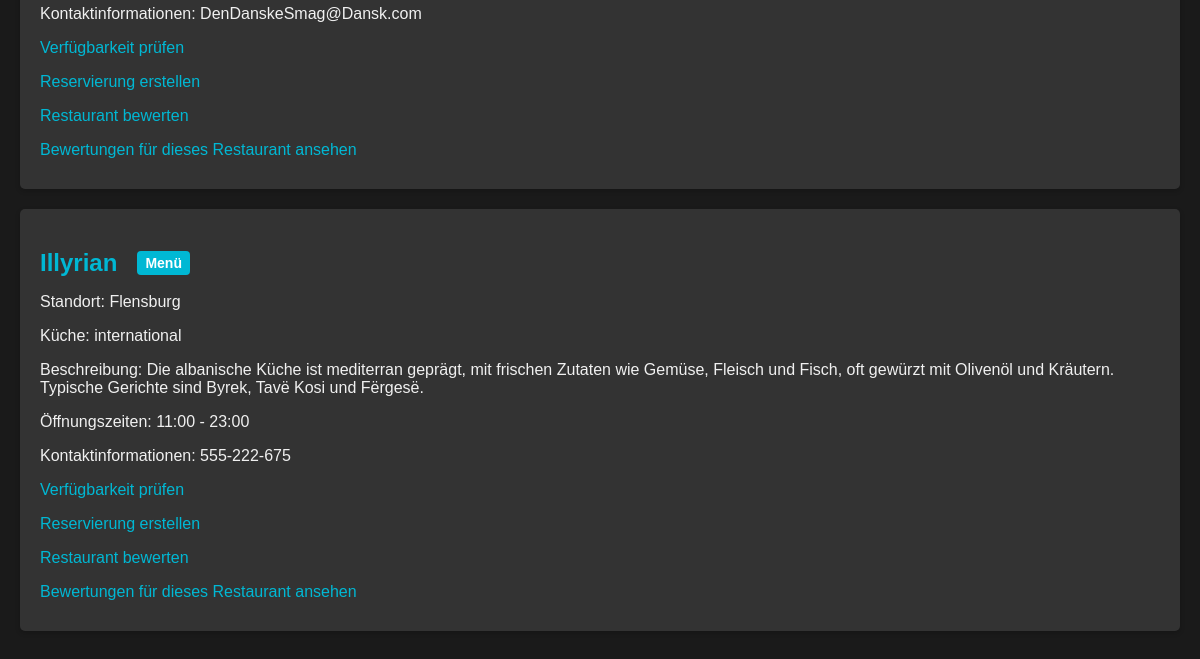
/restaurant/restaurants (lower part), run on an earlier commit of the app's database.
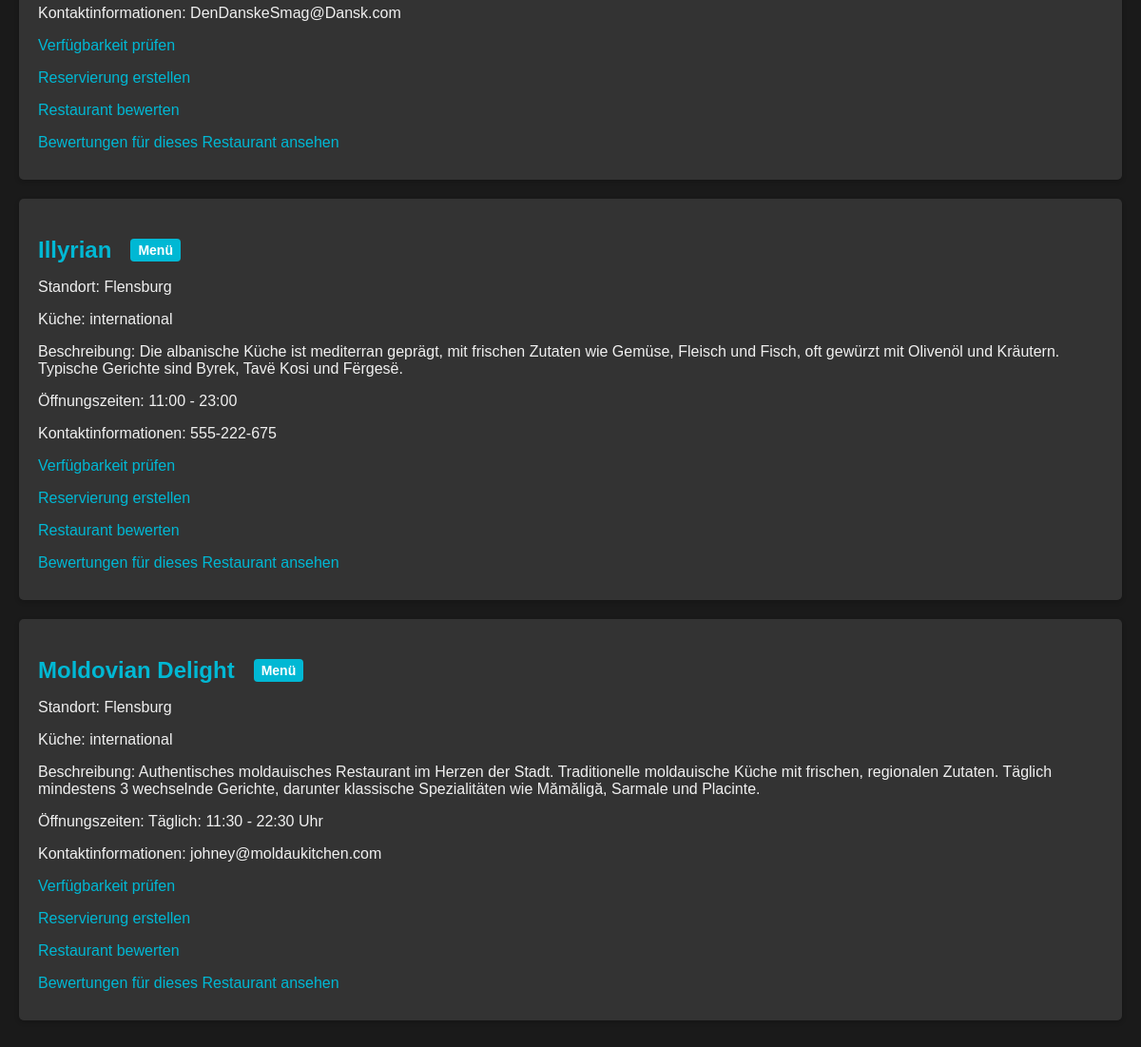
And on a later commit of the database.
### restaurant/models.py (models this page shows, shortened)
class Restaurant(models.Model):
    owner = models.ForeignKey(UserProfile, on_delete=models.CASCADE, related_name='owned_restaurants')
    name = models.CharField(max_length=100)
    location = models.CharField(max_length=100)
    cuisine = models.CharField(max_length=50, choices=Choices.PREFERENCE_CHOICES)
    description = models.TextField(blank=True)
    opening_hours = models.CharField(max_length=100)
    contact_info = models.CharField(max_length=100)
    capacity = models.IntegerField(default=0)

### restaurant/views.py (the view)
# urls.py: path("restaurants",views.restaurant_list,name="restaurant_list"),
def restaurant_list(request):
    restaurants = Restaurant.objects.all()
    return render(request, 'restaurant/restaurant_list.html', {'restaurants': restaurants})

### restaurant/templates/restaurant/restaurant_list.html (shortened to what this page needs)
{%extends 'restaurant/base.html'%}
{%load static%}
{%block extra_css%}
    <link rel="stylesheet" href="{% static 'restaurant/list_style.css' %}" type="text/css">
{%endblock%}
{%block content%}
    <div class="restaurant-list">
        <ul>
            {% for restaurant in restaurants %}
            <li>
                <h2>
                    <a href="{% url 'restaurant_menu' restaurant.id %}">{{ restaurant.name }}</a>
                    <span class="menu-label">Menü</span>
                </h2>
                <p>Standort: {{ restaurant.location }}</p>
                <p>Küche: {{ restaurant.cuisine }}</p>
                <p>Beschreibung: {{ restaurant.description }}</p>
                <p>Öffnungszeiten: {{ restaurant.opening_hours }}</p>
                <p>Kontaktinformationen: {{ restaurant.contact_info }}</p>
                <p><a href="{% url 'restaurant_tables' restaurant.id %}">Verfügbarkeit prüfen</a></p>
                <p><a href="{% url 'create_reservation' restaurant.id %}">Reservierung erstellen</a></p>
                <p><a href="{% url 'create_feedback' restaurant.id %}">Restaurant bewerten</a></p>
                <p><a href="{% url 'view_feedback' restaurant.id %}">Bewertungen für dieses Restaurant ansehen</a></p>
            </li>
            {% endfor %}
        </ul>
    </div>
{%endblock%}

### restaurant/templates/restaurant/base.html (shortened to what this page needs)
{% load static %}
<!DOCTYPE html>
<head>
    <link rel="stylesheet" href="{% static 'restaurant/style.css' %}" type="text/css">
    {% block extra_css %}{% endblock %}
</head>
<body>
    {% block content %}{% endblock %}
</body>

### restaurant/static/restaurant/style.css (style rules this page uses)
body { font-family: Arial, sans-serif; margin: 0; padding: 0px; background-color: #1a1a1a; color: #f0f0f0; }

### restaurant/static/restaurant/list_style.css (style rules this page uses)
.restaurant-list { font-family: Arial, sans-serif; margin: 0; padding: 20px; background-color: #1a1a1a; color: #f0f0f0; }
.restaurant-list ul { list-style-type: none; padding: 0; }
.restaurant-list li { background-color: #333333; padding: 20px; margin-bottom: 20px; border-radius: 5px; box-shadow: 0 2px 5px rgba(0, 0, 0, 0.2); }
.restaurant-list h2 { color: #ffffff; margin-bottom: 10px; display: flex; align-items: center; }
.restaurant-list h2 a { margin-right: 10px; }
.restaurant-list .menu-label { background-color: #00b8d4; color: #ffffff; padding: 4px 8px; border-radius: 4px; font-size: 14px; margin-left: 10px; }
.restaurant-list a { color: #00b8d4; text-decoration: none; }
.restaurant-list p { margin-bottom: 10px; }

What changed in the data, as far as the page shows it:
added Restaurant: name "Moldovian Delight", location "Flensburg", cuisine "international", description "Authentisches moldauisches Restaurant im Herzen der Stadt. Traditionelle moldauische Küche mit frischen, regionalen Zutaten. Täglich mindestens 3 wechselnde Gerichte, darunter klassische Spezialitäten wie Mămăligă, Sarmale und Placinte.", opening_hours "Täglich: 11:30 - 22:30 Uhr", contact_info "johney@moldaukitchen.com"
